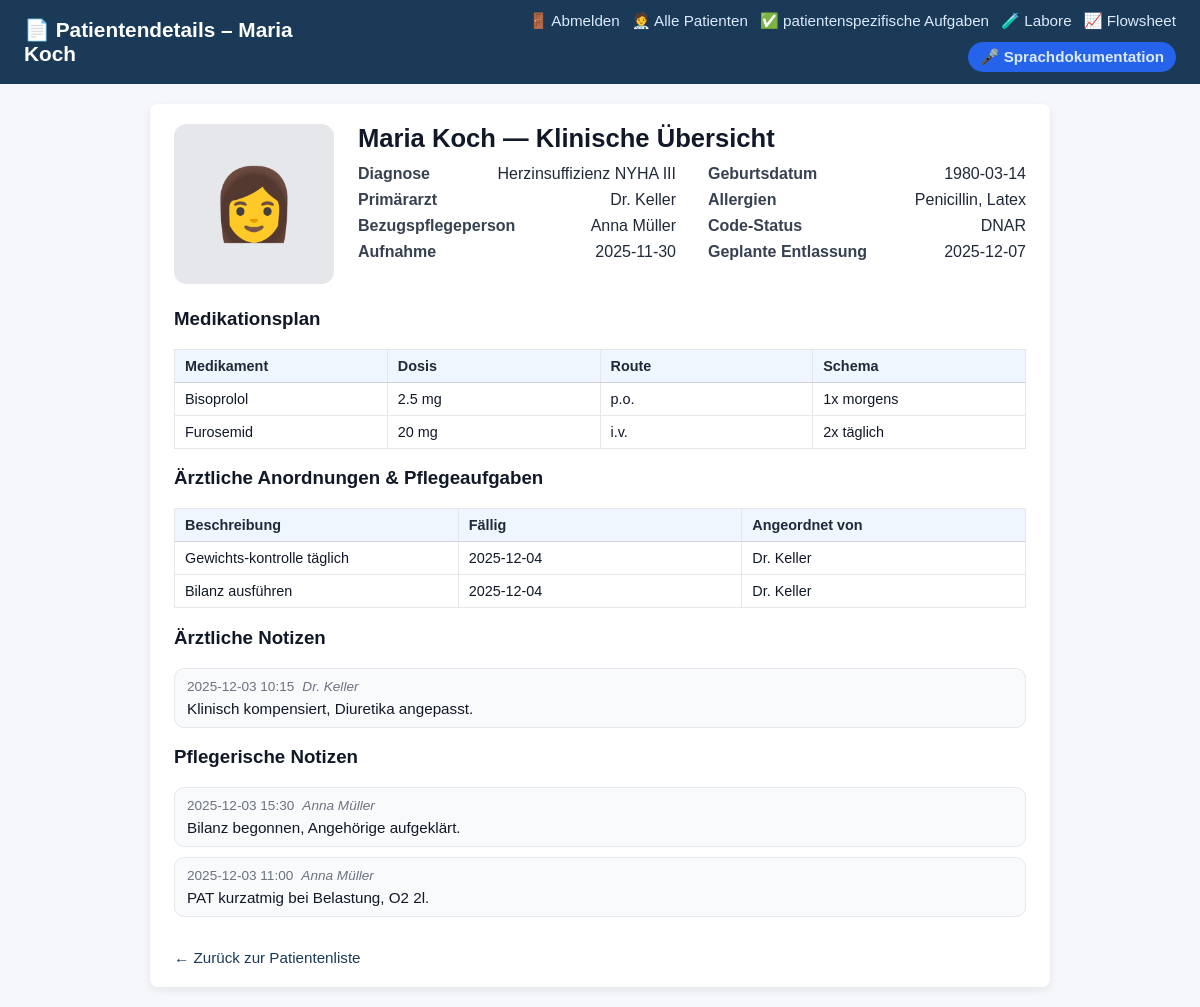
The app's page /patient/1, older data.
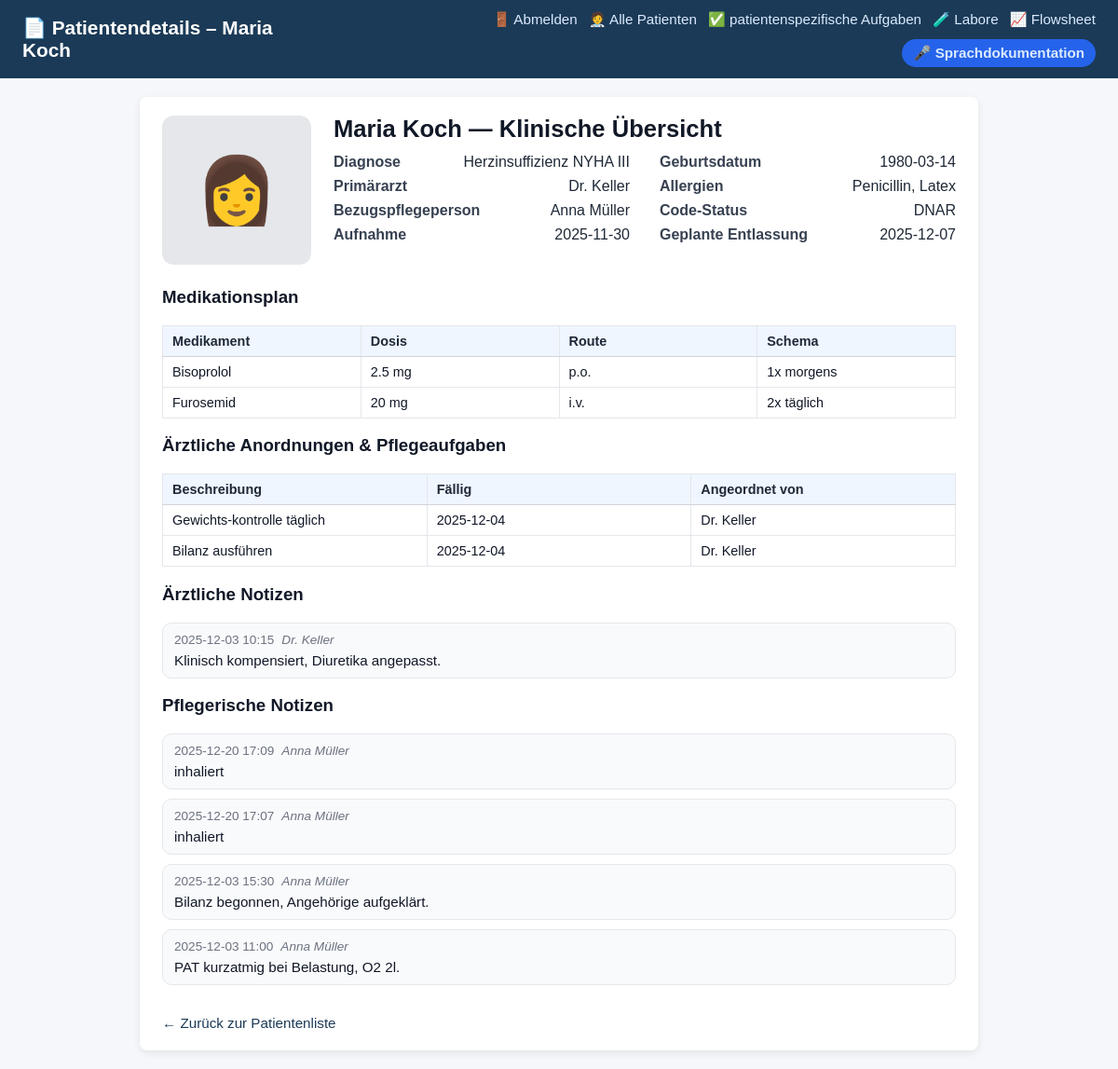
The same page, newer data.
### tables this page shows
CREATE TABLE medications (
    id INTEGER PRIMARY KEY AUTOINCREMENT,
    patient_id INTEGER NOT NULL,
    name TEXT NOT NULL,
    dose TEXT,
    route TEXT,
    schedule TEXT,
    next_due TEXT,
    due_time TEXT,
    completed INTEGER DEFAULT 0,
    given INTEGER DEFAULT 0,
    not_given INTEGER DEFAULT 0,
    last_given_by TEXT,
    last_given_at TEXT,
    FOREIGN KEY (patient_id) REFERENCES patients(id)
);

CREATE TABLE orders (
    id INTEGER PRIMARY KEY AUTOINCREMENT,
    patient_id INTEGER NOT NULL,
    description TEXT NOT NULL,
    due_date TEXT,
    due_time TEXT,
    status TEXT,
    ordered_by TEXT,
    type TEXT,
    completed INTEGER DEFAULT 0,
    FOREIGN KEY (patient_id) REFERENCES patients(id)
);

CREATE TABLE doctor_notes (
    id INTEGER PRIMARY KEY AUTOINCREMENT,
    patient_id INTEGER NOT NULL,
    note TEXT NOT NULL,
    created_at TEXT,
    author TEXT,
    FOREIGN KEY (patient_id) REFERENCES patients(id)
);

CREATE TABLE nurse_notes (
    id INTEGER PRIMARY KEY AUTOINCREMENT,
    patient_id INTEGER NOT NULL,
    note TEXT NOT NULL,
    created_at TEXT,
    author TEXT,
    FOREIGN KEY (patient_id) REFERENCES patients(id)
);

### app.py (the view)
@app.route("/patient/<int:patient_id>", methods=["GET", "POST"])
def patient_detail(patient_id):
    conn = get_connection()
    cur = conn.cursor()
    cur.execute("""
        SELECT
            p.id,
            p.patient_identifier,
            p.name,
            p.gender,
            p.dob,
            p.room,
            p.diagnosis,
            p.bezugspflege_id,
            p.allergies,
            p.code_status,
            p.admission_date,
            p.expected_discharge,
            p.primary_doctor,
            p.photo_filename,
            n.name AS bezugspflege_name
        FROM patients p
        LEFT JOIN nurses n ON p.bezugspflege_id = n.id
        WHERE p.id = ?;
    """, (patient_id,))
    patient = cur.fetchone()
    cur.execute("SELECT id, name FROM nurses ORDER BY name;")
    nurses = cur.fetchall()
    cur.execute("""
        SELECT id, name, dose, route, schedule
        FROM medications
        WHERE patient_id = ?
            AND (given IS NULL OR given = 0)
            AND (not_given IS NULL OR not_given = 0)
        ORDER BY name;
    """, (patient_id,))
    meds = cur.fetchall()
    cur.execute("""
        SELECT description, due_date, status, ordered_by, type
        FROM orders
        WHERE patient_id = ?
        ORDER BY due_date;
    """, (patient_id,))
    orders = cur.fetchall()
    cur.execute("""
        SELECT note, created_at, author
        FROM doctor_notes
        WHERE patient_id = ?
        ORDER BY created_at DESC;
    """, (patient_id,))
    doctor_notes = cur.fetchall()
    cur.execute("""
        SELECT note, created_at, author
        FROM nurse_notes
        WHERE patient_id = ?
        ORDER BY created_at DESC;
    """, (patient_id,))
    nurse_notes = cur.fetchall()
    cur.execute("""
        SELECT alert, severity, created_at
        FROM ai_alerts
        WHERE patient_id = ?
        ORDER BY datetime(created_at) DESC;
    """, (patient_id,))
    alerts = cur.fetchall()
    current_nurse = get_current_nurse(conn)
    conn.close()
    conn.close()
    return render_template(
        "patient_detail.html",
        alerts=alerts,
        current_nurse=current_nurse,
        patient=patient,
        nurses=nurses,
        meds=meds,
        orders=orders,
        doctor_notes=doctor_notes,
        nurse_notes=nurse_notes,
    )

### app.py (called while the page is built, shortened)
def get_connection():
    conn = sqlite3.connect(DB_PATH)
    conn.row_factory = sqlite3.Row
    return conn

def get_current_nurse(conn=None):
    nurse_id = session.get("current_nurse_id")
    if not nurse_id:
        return None

### templates/patient_detail.html (shortened to what the changed rows need)
<!DOCTYPE html>
<html>
<head>
    <link rel="stylesheet" href="{{ url_for('static', filename='styles.css') }}">
</head>
<body>
    <div class="container">
<div class="patient-header-block">
    <div class="clinical-info-column">
        <h1 class="patient-header-title">
            {{ patient["name"] }} — Klinische Übersicht</h1>
    </div>
</div>
{% if meds %}
    <table class="detail-table">
        <thead>
            <tr>
                <th>Medikament</th>
                <th>Dosis</th>
                <th>Route</th>
                <th>Schema</th>
            </tr>
        </thead>
        <tbody>
            {% for m in meds %}
                <tr>
                    <td>{{ m["name"] }}</td>
                    <td>{{ m["dose"] }}</td>
                    <td>{{ m["route"] }}</td>
                    <td>{{ m["schedule"] }}</td>
                </tr>
            {% endfor %}
        </tbody>
    </table>
{% else %}
    <p>Keine Medikation dokumentiert.</p>
{% endif %}
{% if orders %}
    <table class="detail-table">
        <thead>
            <tr>
                <th>Beschreibung</th>
                <th>Fällig</th>
                <th>Angeordnet von</th>
            </tr>
        </thead>
        <tbody>
            {% for o in orders %}
                <tr>
                    <td>{{ o["description"] }}</td>
                    <td>{{ o["due_date"] or "—" }}</td>
                    <td>{{ o["ordered_by"] or "—" }}</td>
                </tr>
            {% endfor %}
        </tbody>
    </table>
{% else %}
    <p>Keine offenen Anordnungen/Pflegeaufgaben dokumentiert.</p>
{% endif %}
{% if doctor_notes %}
    <ul class="note-list">
        {% for n in doctor_notes %}
            <li class="note-item">
                <div class="note-meta">
                    <span class="note-time">{{ n["created_at"].replace("T", " ") }}</span>
                    <span class="note-author">{{ n["author"] }}</span>
                </div>
                <div class="note-text">
                    {{ n["note"] }}
                </div>
            </li>
        {% endfor %}
    </ul>
{% else %}
    <p>Keine ärztlichen Notizen dokumentiert.</p>
{% endif %}
{% if nurse_notes %}
    <ul class="note-list">
        {% for n in nurse_notes %}
            <li class="note-item">
                <div class="note-meta">
                    <span class="note-time">{{ n["created_at"].replace("T", " ") }}</span>
                    <span class="note-author">{{ n["author"] }}</span>
                </div>
                <div class="note-text">
                    {{ n["note"] }}
                </div>
            </li>
        {% endfor %}
    </ul>
{% else %}
    <p>Keine pflegerischen Notizen dokumentiert.</p>
{% endif %}
    </div>
</body>
</html>

Row changes from the older to the newer data that the page shows:
added nurse_notes: created_at.replace "2025-12-20 17:09", author "Anna Müller", note "inhaliert"
added nurse_notes: created_at.replace "2025-12-20 17:07", author "Anna Müller", note "inhaliert"
